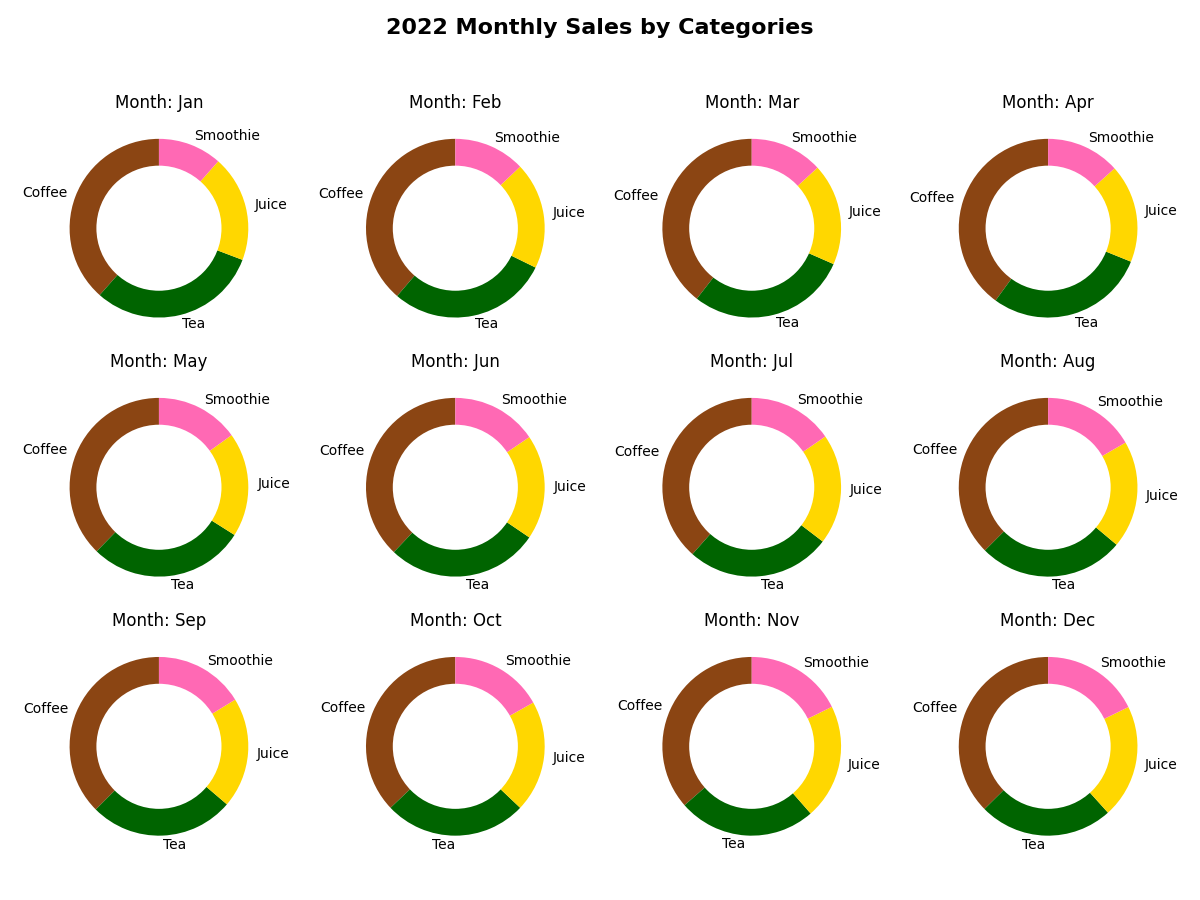

Python code for this plot:
import matplotlib.pyplot as plt
import numpy as np

# Data
months = np.arange(1, 13)
coffee_sales = np.array([10, 12, 15, 18, 20, 22, 25, 27, 30, 33, 35, 40])
tea_sales = np.array([8, 9, 11, 13, 15, 16, 17, 19, 21, 23, 24, 26])
juice_sales = np.array([5, 6, 7, 8, 10, 11, 13, 14, 16, 18, 20, 22])
smoothie_sales = np.array([3, 4, 5, 6, 8, 9, 10, 12, 13, 15, 17, 19])

sales_data = [coffee_sales, tea_sales, juice_sales, smoothie_sales]
labels = ['Coffee', 'Tea', 'Juice', 'Smoothie']
colors = ['#8B4513', '#006400', '#FFD700', '#FF69B4']

fig, axs = plt.subplots(3, 4, figsize=(12, 9))
fig.suptitle('2022 Monthly Sales by Categories', fontsize=16, fontweight='bold')

for i in range(3):
    for j in range(4):
        month_index = i * 4 + j
        monthly_sales = [coffee_sales[month_index], tea_sales[month_index], juice_sales[month_index], smoothie_sales[month_index]]
        
        wedges, texts = axs[i, j].pie(monthly_sales, labels=labels, colors=colors, startangle=90)
        
        # Create donut shape by adding a white circle in the middle
        circle = plt.Circle((0, 0), 0.70, fc='white')
        axs[i, j].add_artist(circle)
        
        axs[i, j].set_title(f'Month: {["Jan", "Feb", "Mar", "Apr", "May", "Jun", "Jul", "Aug", "Sep", "Oct", "Nov", "Dec"][month_index]}')

for ax in axs.flat:
    ax.label_outer()

plt.tight_layout(rect=[0, 0.03, 1, 0.95])
plt.show()
